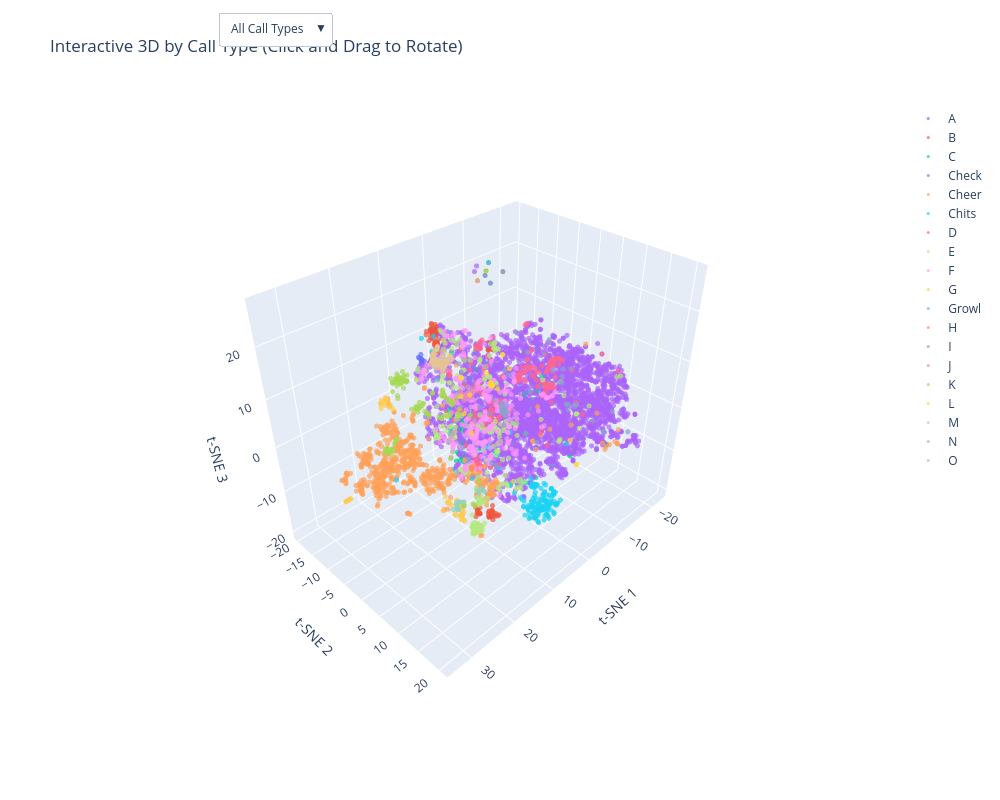

Source (notebook cell):
### Code cell
import plotly.graph_objects as go
import plotly.express as px

# Create interactive 3D scatter plot with Plotly (uses plot_df from previous cell)
# Group by CALL TYPE instead of cluster for better filtering
fig = go.Figure()

# Get unique call types and create color palette
unique_calltypes = sorted(plot_df['Call Type'].unique())
colors = px.colors.qualitative.Plotly + px.colors.qualitative.Set2 + px.colors.qualitative.Set3

# Plot each call type as a separate trace
for i, calltype in enumerate(unique_calltypes):
    calltype_data = plot_df[plot_df['Call Type'] == calltype]
    
    fig.add_trace(go.Scatter3d(
        x=calltype_data['TSNE1'],
        y=calltype_data['TSNE2'],
        z=calltype_data['TSNE3'],
        mode='markers',
        name=calltype,
        marker=dict(
            size=3,
            color=colors[i % len(colors)],
            opacity=0.7,
            line=dict(width=0)
        ),
        text=[f"Call Type: {ct}<br>Cluster: {c}<br>Probability: {p:.3f}" 
              for ct, c, p in zip(calltype_data['Call Type'], 
                                  calltype_data['Cluster'], 
                                  calltype_data['Probability'])],
        hovertemplate='<b>%{text}</b><br>TSNE1: %{x:.2f}<br>TSNE2: %{y:.2f}<br>TSNE3: %{z:.2f}<extra></extra>'
    ))

fig.update_layout(
    title='Interactive 3D by Call Type (Click and Drag to Rotate)',
    scene=dict(
        xaxis_title='t-SNE 1',
        yaxis_title='t-SNE 2',
        zaxis_title='t-SNE 3',
        camera=dict(
            eye=dict(x=1.5, y=1.5, z=1.5)
        )
    ),
    width=1000,
    height=800,
    showlegend=True
)

### Add dropdown to highlight specific call types ###
# Build button list for dropdown
buttons = []

# "All Call Types" button - show all with original colors
all_colors = [colors[i % len(colors)] for i in range(len(unique_calltypes))]
all_opacities = [0.7] * len(unique_calltypes)

buttons.append({
    'label': 'All Call Types',
    'method': 'restyle',
    'args': [{'marker.color': all_colors, 'marker.opacity': all_opacities}]
})

# Individual call type buttons
for i, calltype in enumerate(unique_calltypes):
    button_colors = []
    button_opacities = []
    
    for j, ct in enumerate(unique_calltypes):
        if ct == calltype:
            # Highlight the selected call type
            button_colors.append(colors[j % len(colors)])
            button_opacities.append(0.9)
        else:
            # Gray out other call types
            button_colors.append('lightgray')
            button_opacities.append(0.15)
    
    buttons.append({
        'label': calltype,
        'method': 'restyle',
        'args': [{'marker.color': button_colors, 'marker.opacity': button_opacities}]
    })

fig.update_layout(
    updatemenus=[{
        'buttons': buttons,
        'direction': 'down',
        'showactive': True,
        'x': 0.17,
        'xanchor': 'left',
        'y': 1.15,
        'yanchor': 'top'
    }]
)

fig.show()
